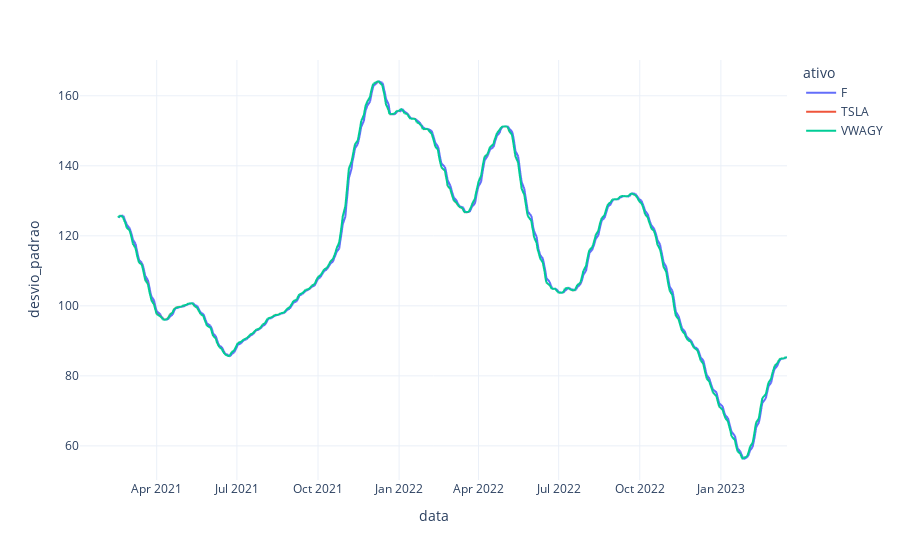

The cell this chart's notebook holds for it:
### Code cell
#4
fig = px.line(df, x="data", y="desvio_padrao", color='ativo', template='plotly_white')
fig.show()

### Figure 1 — Plotly figure (JSON) as saved in the notebook; plotly's stock layout.template omitted (floating-point values rounded to 4 significant figures; data arrays with more than 128 entries replaced by an {"elided": "..."} marker saying what was removed)
{"data": [{"hovertemplate": "ativo=F<br>data=%{x}<br>desvio_padrao=%{y}<extra></extra>", "legendgroup": "F", "line": {"color": "#636efa", "dash": "solid"}, "marker": {"symbol": "circle"}, "mode": "lines", "name": "F", "showlegend": true, "type": "scattergl", "x": {"elided": "555 str values"}, "xaxis": "x", "y": {"elided": "555 float values"}, "yaxis": "y"}, {"hovertemplate": "ativo=TSLA<br>data=%{x}<br>desvio_padrao=%{y}<extra></extra>", "legendgroup": "TSLA", "line": {"color": "#EF553B", "dash": "solid"}, "marker": {"symbol": "circle"}, "mode": "lines", "name": "TSLA", "showlegend": true, "type": "scattergl", "x": {"elided": "555 str values"}, "xaxis": "x", "y": {"elided": "555 float values"}, "yaxis": "y"}, {"hovertemplate": "ativo=VWAGY<br>data=%{x}<br>desvio_padrao=%{y}<extra></extra>", "legendgroup": "VWAGY", "line": {"color": "#00cc96", "dash": "solid"}, "marker": {"symbol": "circle"}, "mode": "lines", "name": "VWAGY", "showlegend": true, "type": "scattergl", "x": {"elided": "555 str values"}, "xaxis": "x", "y": {"elided": "555 float values"}, "yaxis": "y"}], "layout": {"legend": {"title": {"text": "ativo"}, "tracegroupgap": 0}, "margin": {"t": 60}, "xaxis": {"anchor": "y", "domain": [0, 1], "title": {"text": "data"}}, "yaxis": {"anchor": "x", "domain": [0, 1], "title": {"text": "desvio_padrao"}}}}
